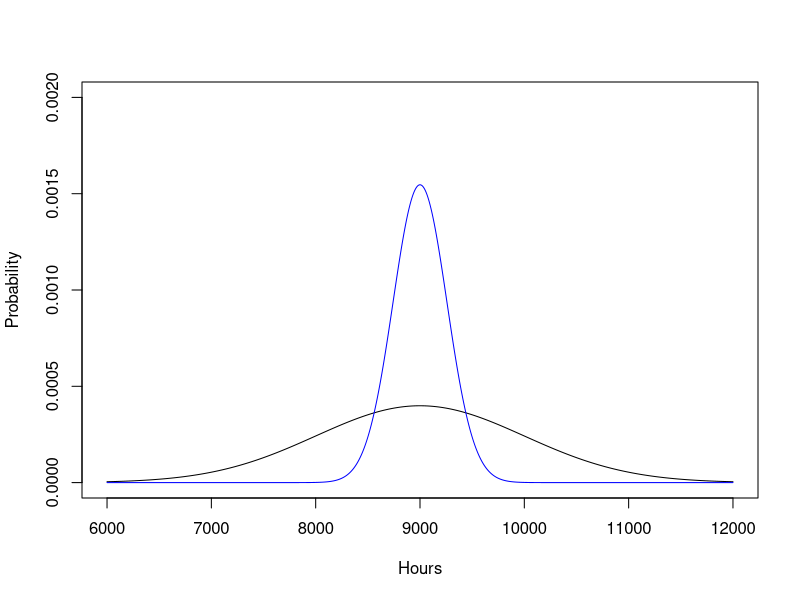

R code for this plot:
## ---- chunk 1
Z180 <- (180 - 171.1)/9.4
Z155 <- (155 - 171.1)/9.4
print(c(Z180, Z155))
## ---- chunk 2
SE <- 9.4/sqrt(507)
print(SE)
## ---- chunk 3
SE <- (89.11 - 84.71)/1.96
SE * 1.96
## ---- chunk 4
n <- 36
sd <- 4.31
se <- sd/sqrt(n)
mean <- 32

z_score = (30.69 - mean)/se
print(paste("z_score is ", round(z_score, 3)))

pnorm(q = 30.69, mean, se)
## ---- chunk 5
n <- 36
sd <- 4.31
se <- sd/sqrt(n)
mean <- 30.69

print(c(mean - 1.64 * se, mean + 1.64 * se))
## ---- chunk 6
1-pnorm(q=10500, mean=9000, sd=1000)
## ---- chunk 7
(1 - pnorm(q=10500, mean=9000, sd=258.20)) * 100000
## ---- chunk 8
s <- seq(6000,12000,0.01)
plot(s, dnorm(s,9000, 1000), type="l", ylim = c(0,0.002), ylab = "Probability", xlab = "Hours")
lines(s, dnorm(s,9000, 258), col="blue")
